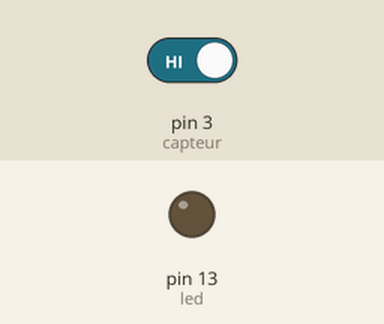
The sketch below on a simulated Arduino Uno, built with avr-gcc and run on an emulated ATmega328P. On the bench: output pins drawn as LEDs (lit = HIGH). Inputs (shaded band) come from the test bench; at power-on: pin 3 (capteur) HIGH.

Above: at 1.2 s.
1.3 s: pin 3 (capteur) driven LOW
At 1.9 s:
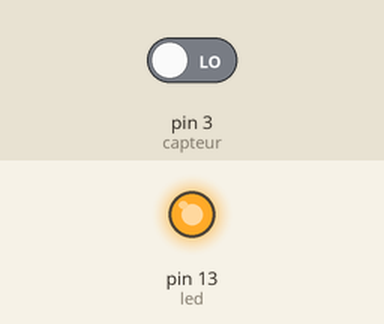
2.8 s: pin 3 (capteur) driven HIGH
At 3.1 s:
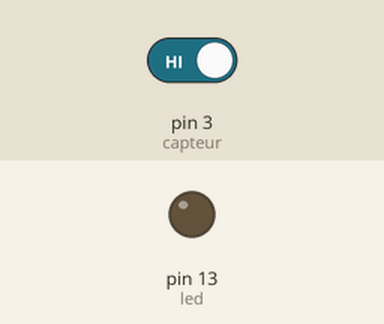
Timing chart, 0 to 5.8 s (numbered marks = the images above; inputs shaded):
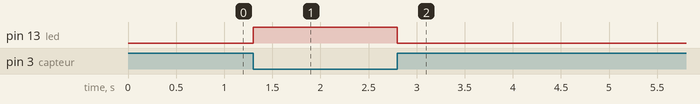

Measured:
- after the input at 1.3 s, pin 13 (led): LOW → HIGH at once
- after the input at 2.8 s, pin 13 (led): HIGH → LOW at once

The sketch:

TestCapteurInfra.ino
```cpp
int led = 13;
int capteur = 3;
int detection;

void setup() {
  pinMode(led, OUTPUT);
  pinMode(capteur, INPUT);
}

void loop() {

  // Lecture de la valeur de l'interface OUT du capteur
  detection = digitalRead(capteur);

  // Si on détecte une personne, on allume la LED
  if (detection == 0) {
    digitalWrite(led, HIGH);
  }

  // Si on ne détecte personne, on éteint la LED
  if (detection == 1) {
    digitalWrite(led, LOW);
  }

}
```
